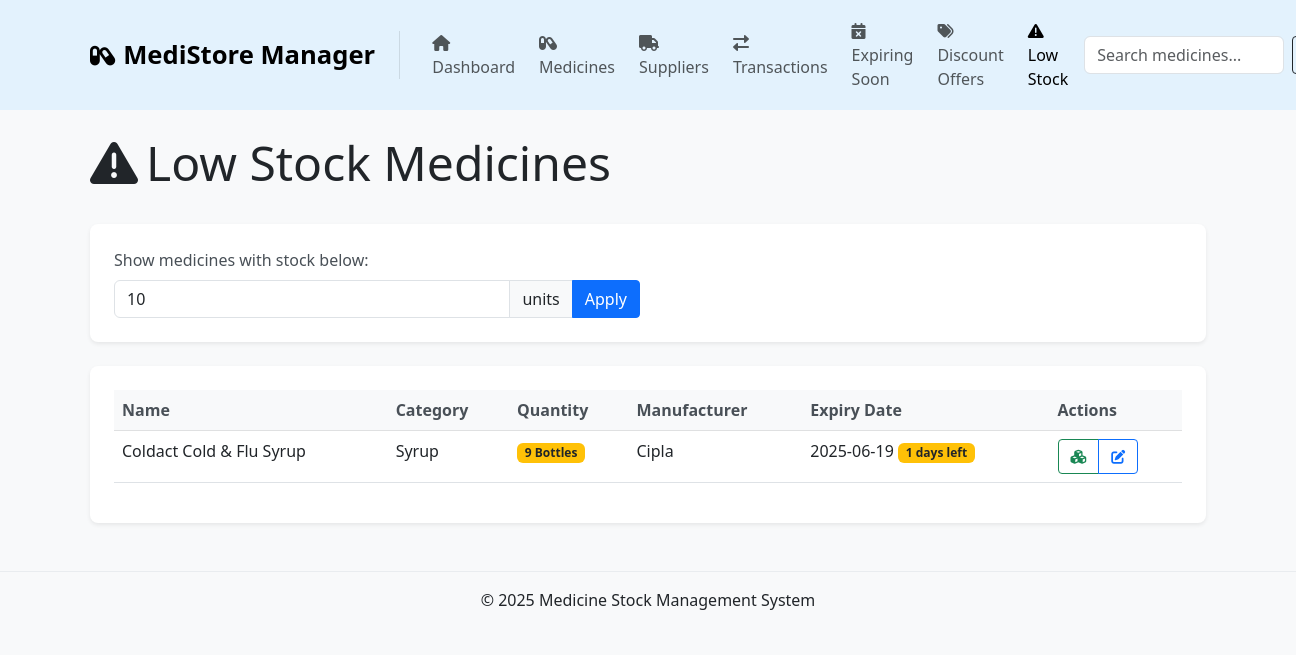
Page /low_stock on the committed database.
### tables this page shows
CREATE TABLE medicines (
        id INTEGER PRIMARY KEY AUTOINCREMENT,
        name TEXT NOT NULL,
        description TEXT,
        category TEXT,
        quantity INTEGER NOT NULL,
        unit TEXT,
        manufacturer TEXT,
        batch_number TEXT,
        purchase_date TEXT,
        expiry_date TEXT NOT NULL,
        price REAL,
        created_at TEXT DEFAULT CURRENT_TIMESTAMP
    );

### app.py (the view)
@app.route('/low_stock')
def low_stock():
    threshold = request.args.get('threshold', 10, type=int)
    low_stock_medicines = get_low_stock_medicines(threshold)
    today_date = datetime.now().date()
    medicines = []
    for medicine in low_stock_medicines:
        med_dict = dict(medicine)
        try:
            expiry_date = datetime.strptime(medicine['expiry_date'], '%Y-%m-%d').date()
            days_left = (expiry_date - today_date).days
            med_dict['days_left'] = days_left
        except (ValueError, TypeError):
            med_dict['days_left'] = None
        medicines.append(med_dict)
    return render_template('low_stock.html', medicines=medicines, threshold=threshold)

### app.py (called while the page is built)
def get_db_connection():
    conn = sqlite3.connect(DB_PATH)
    conn.row_factory = sqlite3.Row
    return conn

def get_low_stock_medicines(threshold=10):
    conn = get_db_connection()
    cursor = conn.cursor()
    cursor.execute('SELECT * FROM medicines WHERE quantity <= ? ORDER BY quantity', (threshold,))
    medicines = cursor.fetchall()
    conn.close()
    return medicines

### templates/low_stock.html (shortened to what this page needs)
{% extends 'base.html' %}
{% block content %}
<div class="d-flex justify-content-between align-items-center mb-4">
    <h1 class="display-5">
        <i class="fas fa-exclamation-triangle me-2"></i>Low Stock Medicines
    </h1>
</div>
<div class="card mb-4">
    <div class="card-body">
        <form action="{{ url_for('low_stock') }}" method="get" class="row g-3 align-items-end">
            <div class="col-md-6">
                <label for="threshold" class="form-label">Show medicines with stock below:</label>
                <div class="input-group">
                    <input type="number" class="form-control" id="threshold" name="threshold" value="{{ threshold }}" min="1" max="100">
                    <span class="input-group-text">units</span>
                    <button type="submit" class="btn btn-primary">Apply</button>
                </div>
            </div>
        </form>
    </div>
</div>
{% if medicines %}
<div class="card shadow-sm">
    <div class="card-body">
        <div class="table-responsive">
            <table class="table table-hover">
                <thead class="table-light">
                    <tr>
                        <th>Name</th>
                        <th>Category</th>
                        <th>Quantity</th>
                        <th>Manufacturer</th>
                        <th>Expiry Date</th>
                        <th>Actions</th>
                    </tr>
                </thead>
                <tbody>
                    {% for medicine in medicines %}
                    <tr class="{% if medicine.quantity == 0 %}table-danger{% elif medicine.quantity <= 5 %}table-warning{% endif %}">
                        <td>{{ medicine.name }}</td>
                        <td>{{ medicine.category or 'N/A' }}</td>
                        <td>
                            {% if medicine.quantity == 0 %}
                            <span class="badge bg-danger">Out of Stock</span>
                            {% else %}
                            <span class="badge bg-warning text-dark">{{ medicine.quantity }} {{ medicine.unit or '' }}</span>
                            {% endif %}
                        </td>
                        <td>{{ medicine.manufacturer or 'N/A' }}</td>
                        <td>
                            {{ medicine.expiry_date }}
                            {% if medicine.days_left is defined %}
                                {% if medicine.days_left <= 0 %}
                                <span class="badge bg-danger">Expired</span>
                                {% elif medicine.days_left <= 30 %}
                                <span class="badge bg-warning text-dark">{{ medicine.days_left }} days left</span>
                                {% endif %}
                            {% endif %}
                        </td>
                        <td>
                            <div class="btn-group btn-group-sm">
                                <a href="{{ url_for('update_stock', id=medicine.id) }}" class="btn btn-outline-success" title="Update Stock">
                                    <i class="fas fa-cubes"></i>
                                </a>
                                <a href="{{ url_for('edit_medicine', id=medicine.id) }}" class="btn btn-outline-primary" title="Edit">
                                    <i class="fas fa-edit"></i>
                                </a>
                            </div>
                        </td>
                    </tr>
                    {% endfor %}
                </tbody>
            </table>
        </div>
    </div>
</div>
{% else %}
<div class="alert alert-success">
    <i class="fas fa-check-circle me-2"></i>Great! No medicines are below the threshold of {{ threshold }} units.
</div>
{% endif %}
{% endblock %}

### static/css/style.css (style rules this page uses)
body { background-color: #f8f9fa; font-family: 'Segoe UI', Tahoma, Geneva, Verdana, sans-serif; }
.card { border-radius: 0.5rem; box-shadow: 0 0.125rem 0.25rem rgba(0, 0, 0, 0.075); margin-bottom: 1.5rem; border: none; transition: transform 0.3s ease, box-shadow 0.3s ease; }
.card-body { padding: 1.5rem; }
.table th { font-weight: 600; color: #495057; }
.form-label { font-weight: 500; color: #495057; }
.btn { border-radius: 0.25rem; padding: 0.375rem 0.75rem; }
.btn-primary { background-color: #0d6efd; border-color: #0d6efd; }
.badge.bg-warning { background-color: #ffc107 !important; }

### rows in the picture
medicines: name "Coldact Cold & Flu Syrup", category "Syrup", quantity "9", unit "Bottles", manufacturer "Cipla", expiry_date "2025-06-19", days_left "1"
